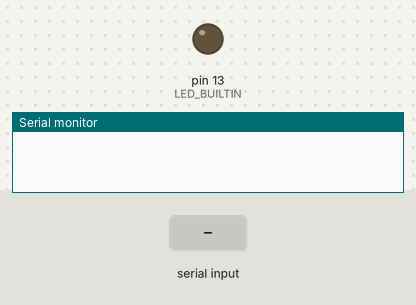
The sketch below on a simulated Arduino Uno, built with avr-gcc and run on an emulated ATmega328P. Parts: output pins drawn as LEDs (lit = HIGH), the last lines printed to the serial monitor. The inputs (shaded band) are chosen by the test bench.

Above: at 1.2 s.
1.3 s: "90 45\n" received over Serial
At 2.47 s:
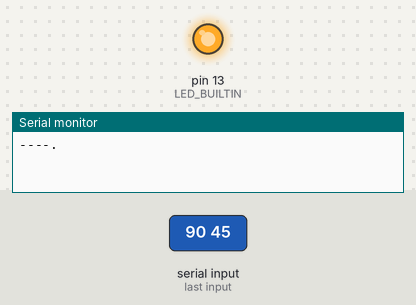
Timing chart, 0 to 9.9 s (numbered marks = the images above; inputs shaded):
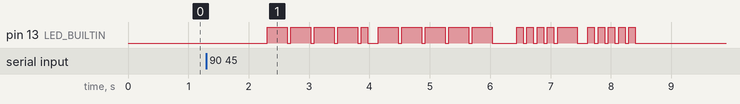

The sketch:

my_first_sketch.ino
```cpp
// Morse Code thing, my second sketch

const char* chars[] = {
"-----", // 0 48
".----", // 1 49
"..---", // 2 50
"...--", // 3 51
"....-", // 4 52
".....", // 5 53
"-....", // 6 54
"--...", // 7 55
"---..", // 8 56
"----.", // 9 57
"",
"",
"",
"",
"",
"..--..", // ? 63
"",
".-",    // A 0 65
"-...",  // B 1
"-.-.",  // C 3
"-..",   // D 4
".",     // E 5
"..-.",  // F 6
"--.",   // G 7
"--.",   // H 8
"..",    // I 9
".---",  // J 10
"-.-",   // K 11
".-..",  // L 12
"--",    // M 13
"-.",    // N 14
"---",   // O 15
".--.",  // P 16
"--.-",  // Q 17
".-.",   // R 18
"...",   // S 19
"-",     // T 20
"..-",   // U 21
"...-",  // V 22
".--",   // W 23
"-..-",  // X 24
"-.--",  // Y 25
"--.."   // Z 26
};

const int dit = 110;
const int dah = dit*3;
const int sil = 60;

void lights(int delay_time) {
      digitalWrite(LED_BUILTIN, HIGH);
      delay(delay_time);
      digitalWrite(LED_BUILTIN, LOW);
      delay(sil);
}

int converter(char* m_input) {
  int i;
  for (i = 0; m_input[i] != '\0'; ++i) {
    if (m_input[i] == '.') {
      lights(dit);
    } else if (m_input[i] == '-') {
      lights(dah);
    } else if (m_input[i] == ' ') {
      delay(dit);
    } else if (m_input[i] == '/') {
      delay(sil*2);
    }
  }
}

void ascii_converter(String t_input) {
  int t[t_input.length()], i = 0, j;
  memset( t, 0, t_input.length()*sizeof(int) );

  while(t_input[i] != '\0') {
    t[i]= t_input[i]; i++;
  }
  for (j = 0; j < i - 1; j++) {
    int w = t[j];
    if (w-48 >= 0) {
    Serial.print(chars[w-48]);
    converter(chars[w-48]);
    }
    if (w == 32) {
      Serial.print("/");
      converter("/");
    }
    if (j < i) {Serial.print(" "); converter(" ");};
  }
  Serial.print("\n");
}

void setup() {
  // set the digital pin as output:
  pinMode(LED_BUILTIN, OUTPUT);
  Serial.begin(9600);
}

void loop() {
  while (Serial.available()) {
    String ch = Serial.readString();
    ch.toUpperCase();
    ascii_converter(ch);
  }
}
```
